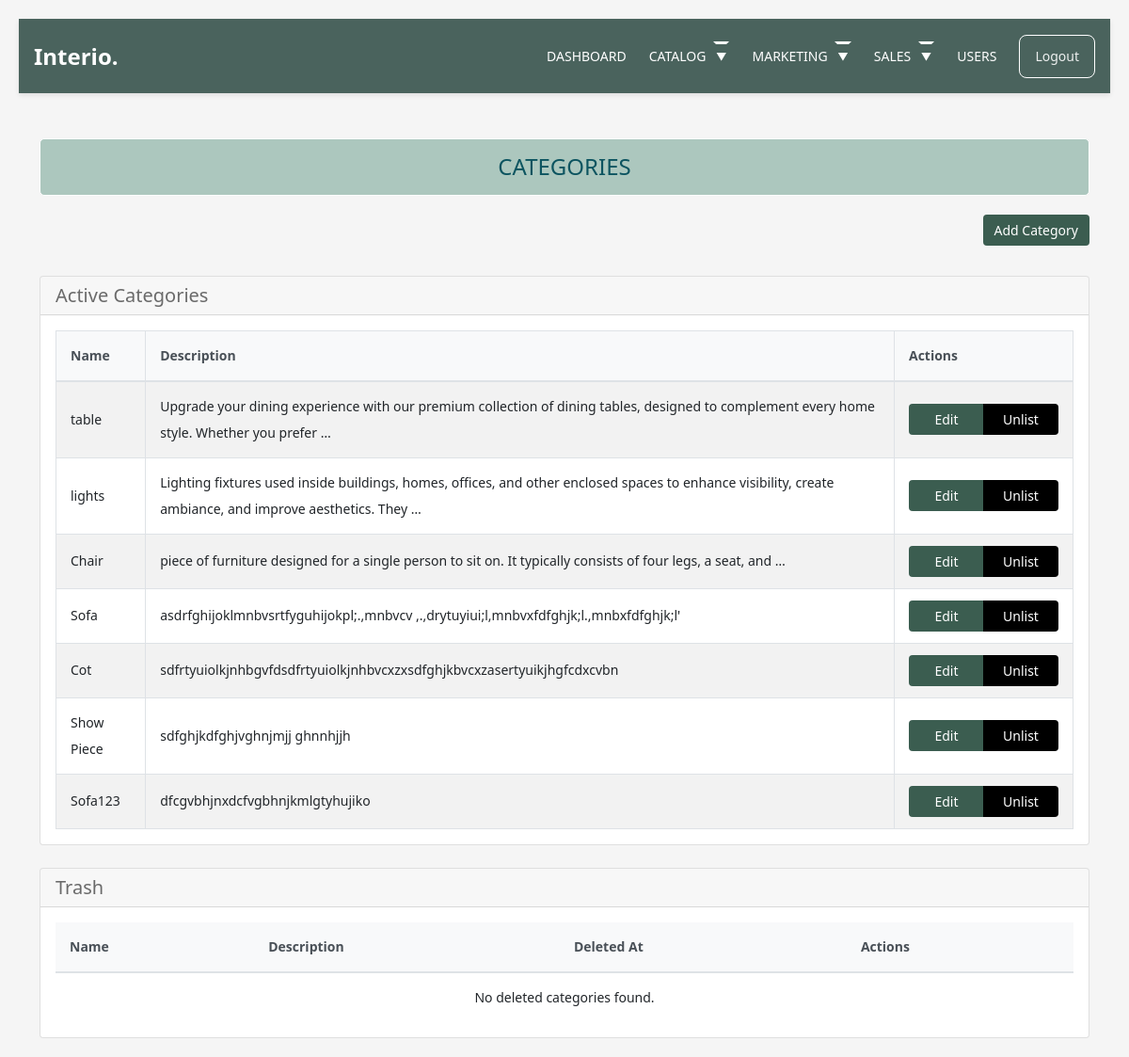
The page /adminn/categorylist/ on the database its author committed.
### category/models.py (models this page shows, shortened)
class Category(models.Model):
    category_name = models.CharField(max_length=50, unique=True)
    slug = models.SlugField(max_length=100, unique=True)
    description = models.TextField(max_length=255, blank=True)
    is_active = models.BooleanField(default=True)
    is_deleted = models.BooleanField(default=False)
    deleted_at = models.DateTimeField(null=True, blank=True)
    class Meta:
        verbose_name = 'category'
        verbose_name_plural = 'categories'
        indexes = [
            models.Index(fields=['is_deleted']),
        ]

### adminn/views.py (the view)
# urls.py: path('categorylist/', views.categorylist, name='categorylist'),
def categorylist(request):
    categories = Category.objects.filter(is_deleted=False)
    deleted_categories = Category.objects.filter(is_deleted=True)
    return render(request, 'adminn/categorylist.html', {
        'categories': categories,
        'deleted_categories': deleted_categories
    })

### carts/context_processors.py (called while the page is built, shortened)
def counter(request):
    cart_count = 0
    if 'admin' in request.path:
        return {}
    return dict(cart_count=cart_count)

### category/context_processors.py (called while the page is built)
def menu_links(request):
    links = Category.objects.all()
    return dict(links=links)

### templates/adminn/categorylist.html (shortened to what this page needs)
{% extends 'adminn/adminbase.html' %}
{% load static %}
{% block content %}
<div class="container mt-5">
    <h2 class="head">CATEGORIES</h2>
    <div class="text-end mb-3">
        <a href="{% url 'adminn:addcategory' %}" class="btn btn-primary mb-3">Add Category</a>
    </div>
    {% include 'includes/alerts.html' %}
    <div class="card mb-4">
        <div class="card-header">
            <h4>Active Categories</h4>
        </div>
        <div class="card-body">
            <div class="table-responsive">
                <table class="table table-striped table-hover table-bordered">
                    <thead>
                        <tr>
                            <th>Name</th>
                            <th>Description</th>
                            <th>Actions</th>
                        </tr>
                    </thead>
                    <tbody>
                        {% for category in categories %}
                        <tr>
                            <td>{{ category.category_name }}</td>
                            <td>{{ category.description|truncatewords:20 }}</td>
                            <td>
                                <div class="btn-group" role="group">
                                    <a href="{% url 'adminn:editcategory' category.id %}" class="btn btn-sm btn-primary">Edit</a>
                                    <a href="{% url 'adminn:deletecategory' category.id %}" class="btn btn-sm btn-warning" onclick="return confirm('Are you sure you want to move this category to trash?')">Unlist</a>
                                </div>
                            </td>
                        </tr>
                        {% empty %}
                        <tr>
                            <td colspan="3" class="text-center">No active categories found.</td>
                        </tr>
                        {% endfor %}
                    </tbody>
                </table>
            </div>
        </div>
    </div>
    <div class="card">
        <div class="card-header">
            <h4>Trash</h4>
        </div>
        <div class="card-body">
            <div class="table-responsive">
                <table class="table table-hover">
                    <thead>
                        <tr>
                            <th>Name</th>
                            <th>Description</th>
                            <th>Deleted At</th>
                            <th>Actions</th>
                        </tr>
                    </thead>
                    <tbody>
                        {% for category in deleted_categories %}
                        <tr>
                            <td>{{ category.category_name }}</td>
                            <td>{{ category.description|truncatewords:20 }}</td>
                            <td>{{ category.deleted_at|date:"M d, Y H:i" }}</td>
                            <td>
                                <div class="btn-group" role="group">
                                    <a href="{% url 'adminn:restore_category' category.id %}" class="btn btn-sm btn-success" onclick="return confirm('Are you sure you want to list this category?')">Restore</a>
                                    <a href="{% url 'adminn:permanent_delete_category' category.id %}" class="btn btn-sm btn-danger" onclick="return confirm('Are you sure you want to permanently delete this category? This action cannot be undone.')">Delete Permanently</a>
                                </div>
                            </td>
                        </tr>
                        {% empty %}
                        <tr>
                            <td colspan="4" class="text-center">No deleted categories found.</td>
                        </tr>
                        {% endfor %}
                    </tbody>
                </table>
            </div>
        </div>
    </div>
</div>
{% endblock %}

### static/css/style.css (style rules this page uses)
body { overflow-x: hidden; position: relative; }
body { font-family: "Inter", sans-serif; font-weight: 400; line-height: 28px; color: #6a6a6a; font-size: 14px; background-color: #eff2f1; }
a { text-decoration: none; -webkit-transition: .3s all ease; -o-transition: .3s all ease; transition: .3s all ease; color: #2f2f2f; text-decoration: underline; }
.btn { font-weight: 600; padding: 12px 30px; border-radius: 30px; color: #ffffff; background: #2f2f2f; border-color: #2f2f2f; }
.btn.btn-primary { background: #3b5d50; border-color: #3b5d50; }
.card-header h4 { margin: 0; font-size: 1.25rem; }

### templates/adminn/adminheader.html (style rules this page uses)
* { margin: 0; padding: 0; box-sizing: border-box; font-family: system-ui, -apple-system, BlinkMacSystemFont, 'Segoe UI', sans-serif; }

### templates/adminn/categorylist.html (style rules this page uses)
body { font-family: 'Segoe UI', Tahoma, Geneva, Verdana, sans-serif; padding: 20px; background-color: #f5f5f5; }
.head { background-color: #acc7be; color: #0c5460; padding: 15px; border-radius: 5px; margin-bottom: 20px; text-align: center; font-size: 24px; border: 1px solid white; }
.table { width: 100%; border-collapse: collapse; margin-bottom: 0; }
.table th { background-color: #f8f9fa; padding: 12px 15px; text-align: left; font-weight: 600; color: #495057; border-bottom: 2px solid #dee2e6; }
.table td { padding: 12px 15px; border-bottom: 1px solid #dee2e6; color: #212529; vertical-align: middle; }
.table tbody tr:last-child td { border-bottom: none; }
.btn { padding: 6px 12px; border-radius: 4px; text-decoration: none; font-size: 14px; font-weight: 500; cursor: pointer; border: none; transition: background-color 0.2s; background-color: black; color: white; min-width: 80px; text-align: center; display: inline-block; }

### rows shown on the page
Category: category_name "table", description "Upgrade your dining experience with our premium collection of dining tables, designed to complement every home style. Whether you prefer …"
Category: category_name "lights", description "Lighting fixtures used inside buildings, homes, offices, and other enclosed spaces to enhance visibility, create ambiance, and improve aesthetics. They …"
Category: category_name "Chair", description "piece of furniture designed for a single person to sit on. It typically consists of four legs, a seat, and …"
Category: category_name "Sofa", description "asdrfghijoklmnbvsrtfyguhijokpl;.,mnbvcv ,.,drytuyiui;l,mnbvxfdfghjk;l.,mnbxfdfghjk;l'"
Category: category_name "Cot", description "sdfrtyuiolkjnhbgvfdsdfrtyuiolkjnhbvcxzxsdfghjkbvcxzasertyuikjhgfcdxcvbn"
Category: category_name "Show Piece", description "sdfghjkdfghjvghnjmjj ghnnhjjh"
Category: category_name "Sofa123", description "dfcgvbhjnxdcfvgbhnjkmlgtyhujiko"
